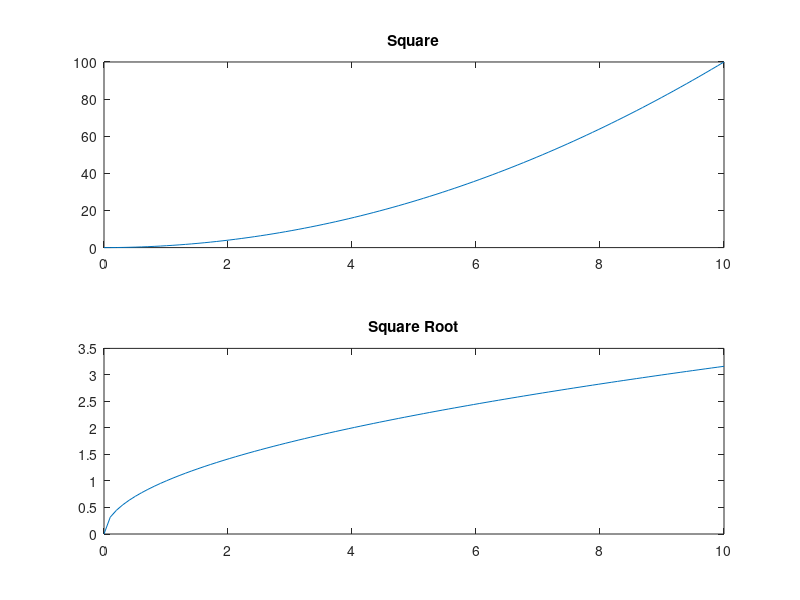

This chart was generated by the following MATLAB code:
x = linspace(0, 10, 100);

figure(1);

subplot(2, 1, 1);
plot(x, x.^2);
title('Square');

subplot(2, 1, 2);
plot(x, sqrt(x));
title('Square Root');
